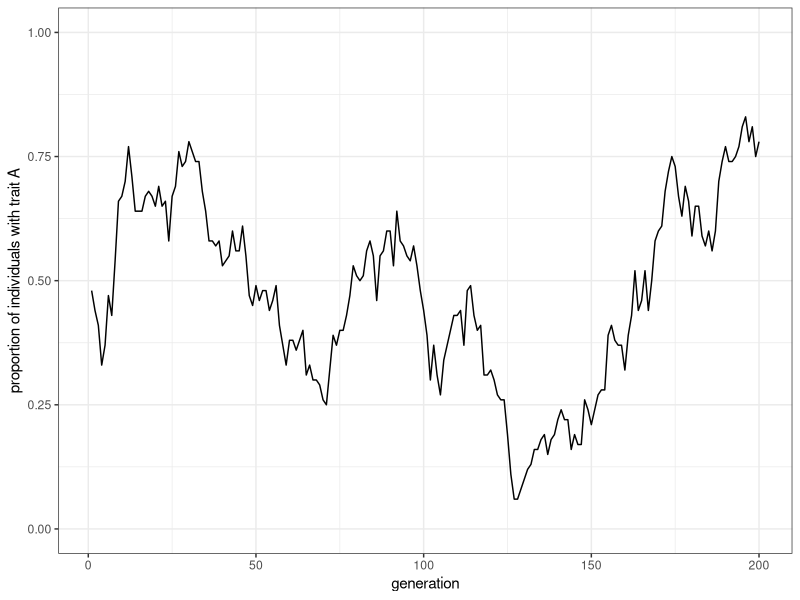
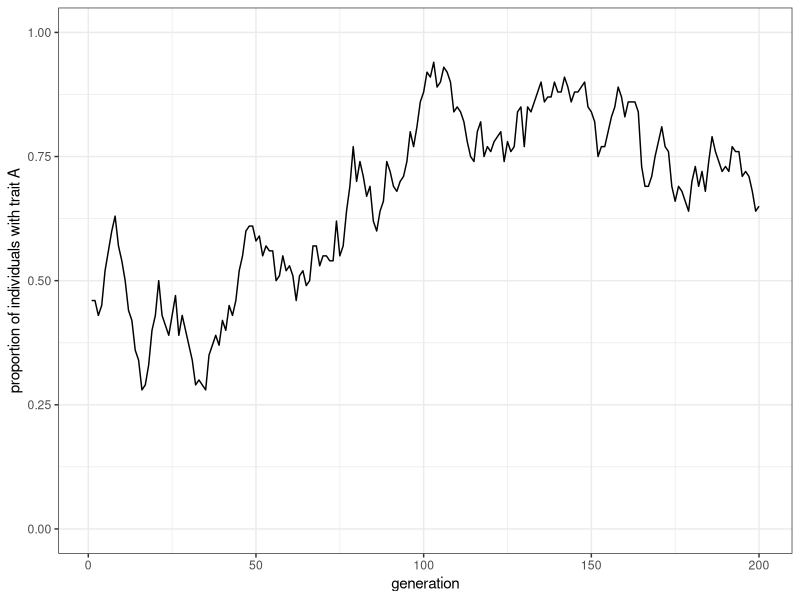
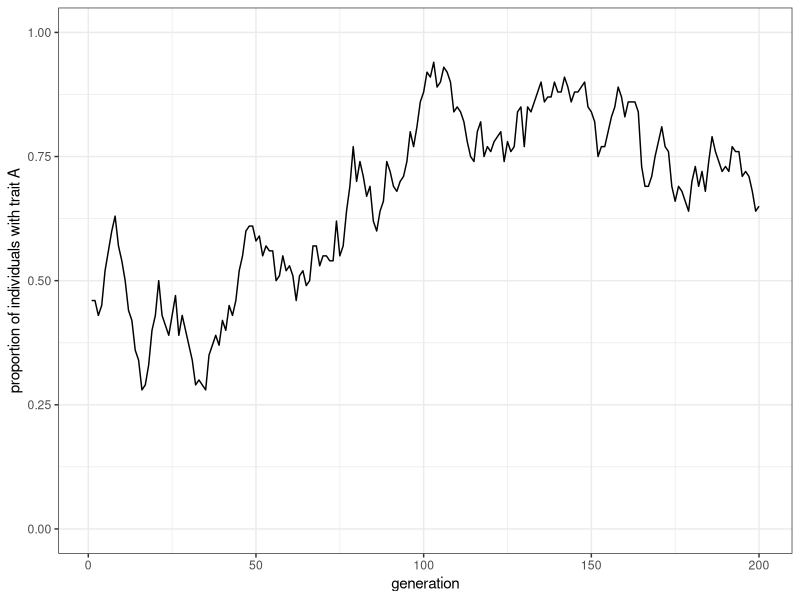
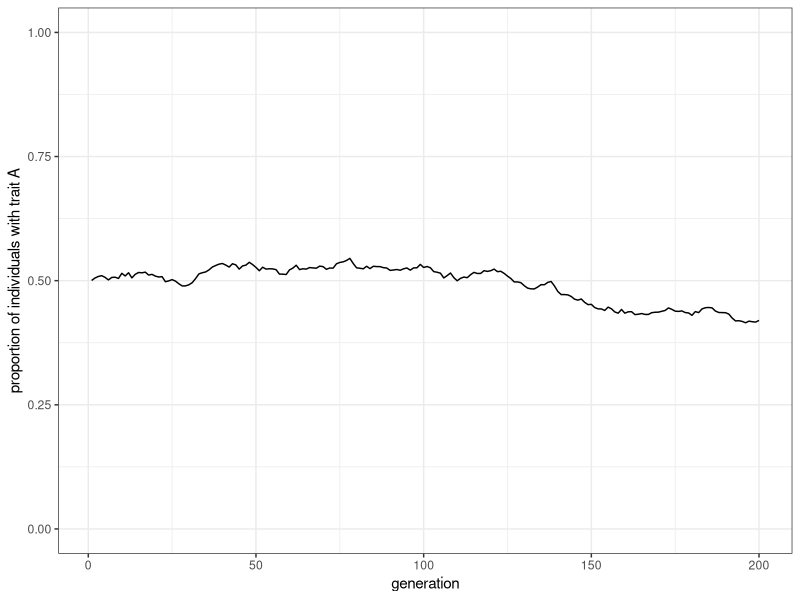
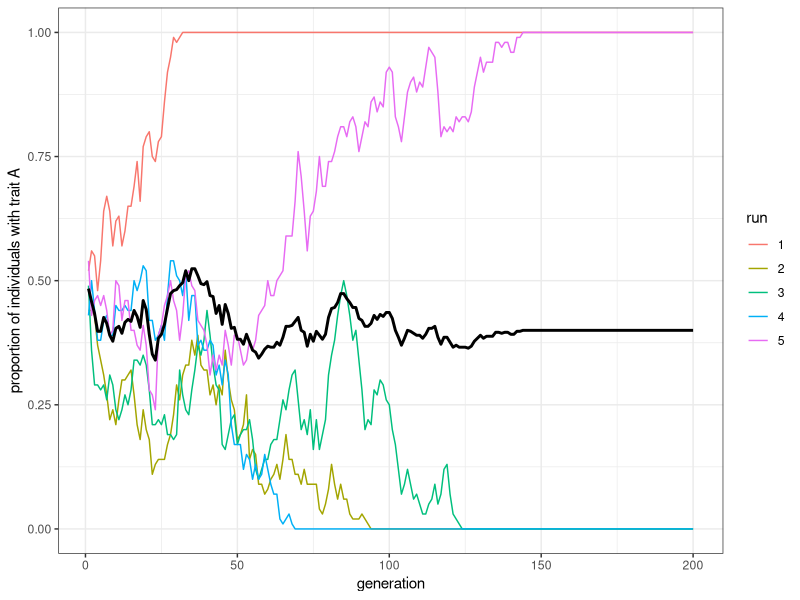
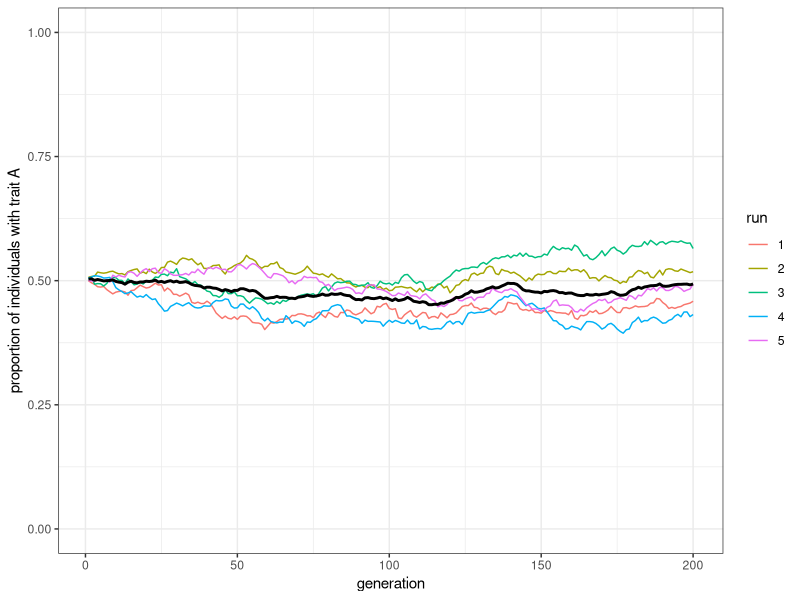
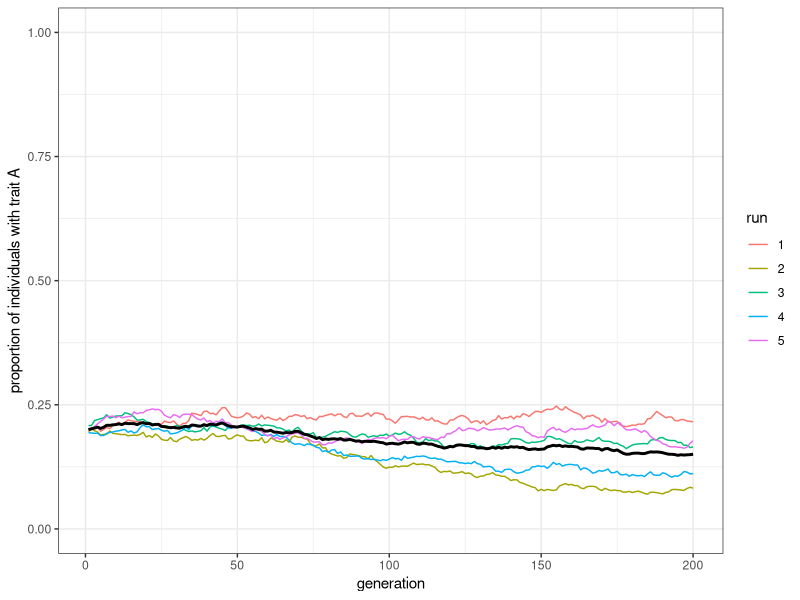

These figures' R source, in order:
## ---- chunk 1
library(tidyverse)

## ---- chunk 2
population_size <- 100
generations <- 200
## ---- chunk 3
population <- sample(c("A", "B"), population_size, replace = TRUE)
## ---- chunk 4
population
## ---- chunk 5
population[4]
## ---- chunk 6
output <- tibble(generation = 1:generations, proportion_of_trait_a = rep(NA_real_, generations))
output
## ---- chunk 7
output$proportion_of_trait_a[1] <- sum(population == "A") / population_size
output
## ---- chunk 8
 for (generation in 2:generations) {
  # populationテーブルをprevious_populationという新しいテーブルにコピー
  previous_population <- population
  # 前世代の個人からランダムに形質をコピーする
  population <- sample(previous_population, population_size, replace = TRUE)
  # proportion_of_trait_aを計算し、outputの今generation世代のところに格納する
  output$proportion_of_trait_a[generation] <- sum(population == "A") / population_size
}
## ---- chunk 9
ggplot(data = output, aes(x = generation, y = proportion_of_trait_a)) +
  geom_line() +
  ylim(c(0, 1)) +
  theme_bw() +
  ylab("proportion of individuals with trait A")
## ---- chunk 10

model_unbiased_transmission <- function(population_size, generations) {
  population <- sample(c("A", "B"), population_size, replace = TRUE)

  output <- tibble(generation = 1:generations, proportion_of_trait_a = rep(NA, generations))

  output$proportion_of_trait_a[1] <- sum(population == "A") / population_size

  for (generation in 2:generations) {
    # Copy individuals to previous_population tibble
    previous_population <- population 
    
    # Randomly copy from previous generation
    population <- sample(previous_population, population_size, replace = TRUE)
    
    # Get p and put it into output slot for this generation t
    output$proportion_of_trait_a[generation] <- sum(population == "A") / population_size
  }
  # Export data from function
  output
}
## ---- chunk 11
data_unbiased_transmission <- model_unbiased_transmission(population_size = 100, generations = 200)
## ---- chunk 12
plot_single_run <- function(data) {
  ggplot(data = data, aes(x = generation, y = proportion_of_trait_a)) +
    geom_line() +
    ylim(c(0, 1)) +
    theme_bw() +
    ylab("proportion of individuals with trait A")
}
## ---- chunk 13
data_unbiased_transmission |>
  plot_single_run()
## ---- chunk 14
plot_single_run(data_unbiased_transmission)
## ---- chunk 15
model_unbiased_transmission(population_size = 10000, generations = 200) |>
  plot_single_run()
## ---- chunk 16
model_unbiased_transmissions <- function(population_size, generations, runs) {
  output <- tibble(
    run = factor(), 
    generation = numeric(), 
    proportion_of_trait_a = numeric()
  )
  # 毎回の試行
  for (run in 1:runs) {
    # 1回の試行の結果を保管するtibbleを初期化
    output_single_run <- tibble(
      run = rep(run, generations) %>% as.factor(), 
      generation = 1:generations, 
      proportion_of_trait_a = rep(NA, generations)
    )
    # 第1世代
    population <- sample(c("A", "B"), population_size, replace = TRUE)
    # 第1世代のproportion_of_trait_aを計算
    proportion_of_trait_a <- sum(population == "A") / population_size
    output_single_run$proportion_of_trait_a[1] <- proportion_of_trait_a
    for (generation in 2:generations) {
      # 前タイムステップまでのpopulationベクトルをprevious_populationに移し替える
      previous_population <- population
      # ランダムに前世代の個人から形質をコピーする
      population <- sample(previous_population, population_size, replace = TRUE)
      # proportion_of_trait_aを計算し、
      # tibbleのうちproportion_of_trait_a列のgeneration行目に格納する
      output_single_run$proportion_of_trait_a[generation] <- 
      sum(population == "A") / population_size
    }
    # output tibbleの一番下に今回の試行の結果をbind_rows()関数で付け加える
    output <- bind_rows(output, output_single_run)
  }
  # 全試行の結果がひとつのoutputというtibbleに集約されたので、それを返り値としてエクスポートする
  output
}
## ---- chunk 17
plot_multiple_runs <- function(data) {
  ggplot(data = data, aes(x = generation, y = proportion_of_trait_a)) +
    geom_line(aes(colour = run)) +
    stat_summary(fun = mean, geom = "line", size = 1) +
    ylim(c(0, 1)) +
    theme_bw() +
    ylab("proportion of individuals with trait A")
}
## ---- chunk 18
data <- model_unbiased_transmissions(population_size = 100, generations = 200, runs = 5)
plot_multiple_runs(data)
## ---- chunk 19
data
## ---- chunk 20
data <- model_unbiased_transmissions(population_size = 10000, generations = 200, runs = 5)
plot_multiple_runs(data)
## ---- chunk 21

model_unbiased_transmissions_varying_initial_condition <- function(
  population_size,
  generations,
  runs, 
  initial_proportion_of_trait_a) {
  output <- tibble(
    run = factor(), 
    generation = numeric(), 
    proportion_of_trait_a = numeric()
  )
  for (run in 1:runs) {
    # 1回の試行の結果を保管するtibbleを初期化
    output_single_run <- tibble(
      run = rep(run, generations) %>% as.factor(), 
      generation = 1:generations, 
      proportion_of_trait_a = rep(NA, generations)
    )
    # 第1世代
    population <- sample(
      c("A", "B"), 
      population_size, replace = TRUE, 
      prob = c(initial_proportion_of_trait_a, 1 - initial_proportion_of_trait_a)
    )
    # 第1世代のproportion_of_trait_aを計算
    proportion_of_trait_a <- sum(population == "A") / population_size
    output_single_run$proportion_of_trait_a[1] <- proportion_of_trait_a
    for (generation in 2:generations) {
      # 前タイムステップまでのpopulationベクトルをprevious_populationに移し替える
      previous_population <- population
      # ランダムに前世代の個人から形質をコピーする
      population <- sample(previous_population, population_size, replace = TRUE)
      # proportion_of_trait_aを計算し、tibbleのうち
      # proportion_of_trait_a列のgeneration行目に格納する
      output_single_run$proportion_of_trait_a[generation] <- 
      sum(population == "A") / population_size
    }
    # output tibbleの一番下に今回の試行の結果をbind_rows()関数で付け加える
    output <- bind_rows(output, output_single_run)
  }
  # 全試行の結果がひとつのoutputというtibbleに集約されたので、それを返り値としてエクスポートする
  output
}
## ---- chunk 22
model_unbiased_transmissions_varying_initial_condition(
  population_size = 10000,
  initial_proportion_of_trait_a = 0.2,
  generations = 200,
  runs = 5) |>
  plot_multiple_runs()
